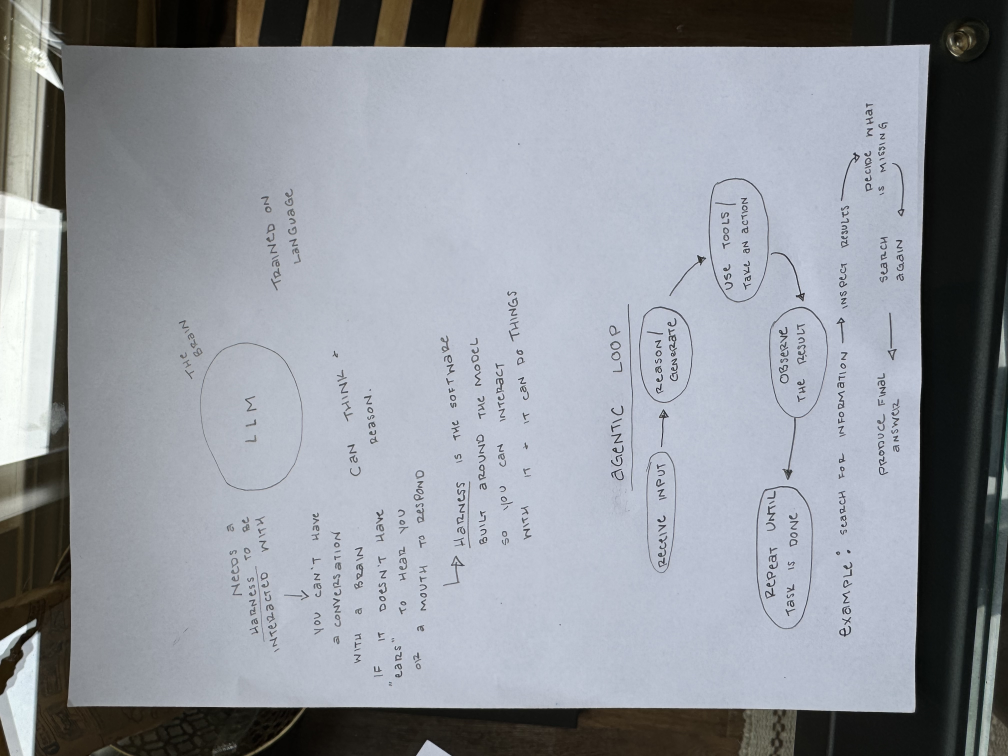
#> input picture animations/assets/sketches/01-llm-harness-agentic-loop.jpeg, 4032 x 3024 px (shown at 1/4 size)
$ python make_agentic_loop.py
#> lines starting #> are read from the running program, lines starting #| are printed output that depends on the picture
#!/usr/bin/env python3
"""
Pencil-boil bake-off — Claude's entry.

Builds the agentic-loop animation from Sarah's pencil sketch
(../assets/sketches/01-llm-harness-agentic-loop.jpeg), entirely from
this one script: rotate -> lighting-flatten -> ink extraction -> slice
elements by coordinate boxes -> staged build-out -> highlight laps ->
"boiling lines" displacement (3 seeds, held 5 frames = ~6 Hz) ->
ffmpeg encode. No image generation anywhere: every mark on screen is
Sarah's pencil line, cleaned and moved.

Usage (from animations/, venv active):
  python3 pencil-claude/make_agentic_loop.py            # 1080p MP4 + GIF
  python3 pencil-claude/make_agentic_loop.py --draft    # 640px quick pass
  python3 pencil-claude/make_agentic_loop.py --stills   # 4 preview PNGs

Revision knobs all live in CONFIG below (element boxes, timings, boil
amplitude, ink contrast). A caption/timing change is one edit + one run
(~2 min at 1080p).
"""

import argparse
import subprocess
import sys
from pathlib import Path

import numpy as np
from PIL import Image, ImageFilter

HERE = Path(__file__).resolve().parent
SRC = HERE.parent / "assets" / "sketches" / "01-llm-harness-agentic-loop.jpeg"
OUT = HERE / "out"

# ---------------------------------------------------------------- config --
PAPER = np.array([250, 247, 239], dtype=np.float32)   # #FAF7EF
INK = np.array([51, 50, 62], dtype=np.float32)        # #33323E
TEAL = np.array([46, 167, 154], dtype=np.float32)     # #2EA79A — the AI

FPS = 30
HOLD = 5          # frames per boil seed (5 @ 30fps ~ 6 Hz)
BOIL_AMP = 2.6    # px at 1080p — lively, never strobing
INK_T0, INK_T1, INK_GAMMA = 0.05, 0.32, 0.85  # ink extraction curve

# The sketch photo, rotated upright, addressed in 906x1208 "preview" px
# (the grid I picked coordinates on). CROP is the diagram region.
PREVIEW_W = 906
CROP = (55, 700, 845, 1105)   # x0, y0, x1, y1

# name: (box in preview px, appear time s). Order = z-order.
ELEMENTS = {
    "title":    ((323, 712, 560, 768), 0.4),  # x0 excludes a crossed-out smudge
    "receive":  ((208, 768, 368, 818), 1.4),
    "arrow1":   ((366, 776, 424, 812), 2.1),
    "reason":   ((418, 760, 548, 834), 2.5),
    "arrow2":   ((544, 796, 618, 860), 3.3),
    "use":      ((528, 842, 704, 918), 3.7),
    "arrow3":   ((536, 898, 622, 972), 4.5),
    "observe":  ((392, 912, 548, 992), 4.9),
    "arrow4":   ((322, 926, 404, 962), 5.7),
    "repeat":   ((142, 896, 334, 984), 6.1),
    "ex_line1": ((58, 992, 736, 1038), 11.2),
    "ex_decide": ((688, 1022, 838, 1068), 12.4),
    "ex_line2": ((328, 1038, 704, 1098), 13.2),
}
FADE_IN = 0.45    # per-element fade/rise
RISE_PX = 14

# highlight laps around the loop (teal pulse), after the build-out
NODE_ORDER = ["receive", "reason", "use", "observe", "repeat"]
LAPS = 2
LAP_STEP = 0.38   # s per node
LAPS_START = 7.2
PULSE_W = 0.55    # s width of one pulse

T_HOLD_END = 16.8   # full diagram holds until here
T_END = 18.4        # fade to empty paper -> clean loop


# ----------------------------------------------------------------- build --
def extract_ink():
    """Upright, lighting-flattened ink alpha for the crop region (float 0-1)."""
    img = Image.open(SRC).transpose(Image.Transpose.ROTATE_270).convert("L")
    s = img.width / PREVIEW_W
    box = tuple(int(round(v * s)) for v in CROP)
    crop = img.crop(box)
    bg = crop.filter(ImageFilter.GaussianBlur(int(40 * s)))
    v = np.asarray(crop).astype(np.float32)
    b = np.maximum(np.asarray(bg).astype(np.float32), 1.0)
    norm = v / b                                # 1.0 = paper, <1 = ink
    a = np.clip((1.0 - norm - INK_T0) / (INK_T1 - INK_T0), 0.0, 1.0)
    return a ** INK_GAMMA, s, box


def layout(width):
    """Output geometry: scale crop to fit width x (9/16 width) canvas."""
    W = width
    H = int(W * 9 / 16)
    cw = (CROP[2] - CROP[0])
    ch = (CROP[3] - CROP[1])
    scale = min((W * 0.92) / cw, (H * 0.92) / ch)   # margins
    ox = (W - cw * scale) / 2
    oy = (H - ch * scale) / 2
    return W, H, scale, ox, oy


def slice_elements(alpha, src_scale, W, H, out_scale, ox, oy):
    """Per element: (alpha array at output res, (x, y) paste offset)."""
    els = {}
    for name, (box, t0) in ELEMENTS.items():
        x0, y0, x1, y1 = box
        fx0 = int(round((x0 - CROP[0]) * src_scale))
        fy0 = int(round((y0 - CROP[1]) * src_scale))
        fx1 = int(round((x1 - CROP[0]) * src_scale))
        fy1 = int(round((y1 - CROP[1]) * src_scale))
        sub = alpha[fy0:fy1, fx0:fx1]
        ow = max(1, int(round(sub.shape[1] / src_scale * out_scale * src_scale / 1)))
        # output size straight from preview box * out_scale_preview
        ow = max(1, int(round((x1 - x0) * src_scale * out_scale)))
        oh = max(1, int(round((y1 - y0) * src_scale * out_scale)))
        a = np.asarray(Image.fromarray((sub * 255).astype(np.uint8)
                                       ).resize((ow, oh), Image.LANCZOS)
                       ).astype(np.float32) / 255.0
        px = int(round((x0 - CROP[0]) * src_scale * out_scale + ox))
        py = int(round((y0 - CROP[1]) * src_scale * out_scale + oy))
        els[name] = {"a": a, "pos": (px, py), "t0": t0}
    return els


def boil_fields(W, H, amp):
    """3 deterministic two-scale displacement fields (dx, dy)."""
    yy, xx = np.mgrid[0:H, 0:W].astype(np.float32)
    fields = []
    for seed in (1, 2, 3):
        rng = np.random.default_rng(7919 * seed)
        dx = np.zeros((H, W), np.float32)
        dy = np.zeros((H, W), np.float32)
        for k_lo, k_hi, wgt in ((2.5, 5.0, 0.65), (9.0, 15.0, 0.35)):
            k = rng.uniform(k_lo, k_hi)
            ang = rng.uniform(0, 2 * np.pi)
            kx, ky = k * np.cos(ang) / 150.0, k * np.sin(ang) / 150.0
            p1, p2 = rng.uniform(0, 2 * np.pi, 2)
            dx += wgt * np.sin(kx * xx + ky * yy + p1)
            dy += wgt * np.sin(kx * xx + ky * yy + p2)
        sc = amp * (W / 1920.0)
        fields.append((dx * sc, dy * sc))
    return fields


# [12 lines left out: function warp, not called in this run]


def ease_out(u):
    return 1 - (1 - u) ** 3


# [36 lines left out: functions pulse_level, compose, not called in this run]


# ------------------------------------------------------------------ main --
def main():
    ap = argparse.ArgumentParser()
    ap.add_argument("--draft", action="store_true", help="640px quick pass")
    ap.add_argument("--stills", action="store_true", help="4 preview PNGs")
    args = ap.parse_args()

    width = 640 if args.draft else 1920
    OUT.mkdir(exist_ok=True)

    alpha, src_scale, _ = extract_ink()
#> in extract_ink, `a = np.clip((1.0 - norm - INK_T0) / (INK_T1 - INK_T0), 0.0, 1.0)`:
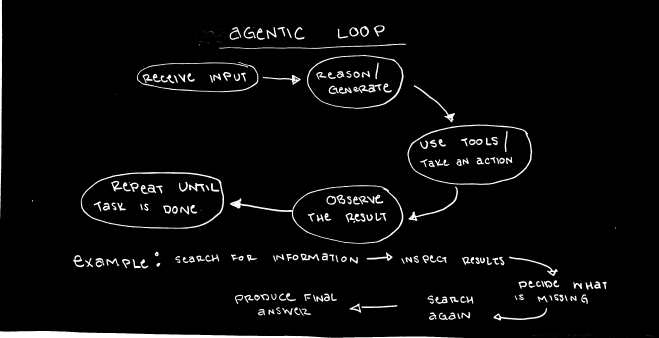
#> a: shape (1352, 2636) float32 (shown at 1/4 size); min 0, max 1, mean 0.0376
#> src_scale = 3.34
    W, H, out_scale, ox, oy = layout(width)
    # H must be even for yuv420p
    H -= H % 2
    els = slice_elements(alpha, src_scale, W, H,
                         out_scale / src_scale, ox, oy)
#> the loop in slice_elements, `for name, (box, t0) in ELEMENTS.items():` made 13 passes
#> (fx0, fy0, fx1, fy1, oh, px, py) on passes 1 to 8: (895, 40, 1686, 227, 125, 676, 114), (511, 227, 1045, 394, 112, 419, 239), (1038, 254, 1232, 374, 80, 772, 257), (1212, 200, 1646, 447, 165, 888, 221), (1632, 320, 1879, 534, 143, 1170, 302), (1579, 474, 2166, 728, 170, 1134, 405), (1605, 661, 1893, 908, 165, 1152, 530), (1125, 708, 1646, 975, 179, 830, 561)
#> pass 1, in slice_elements, `sub = alpha[fy0:fy1, fx0:fx1]`:
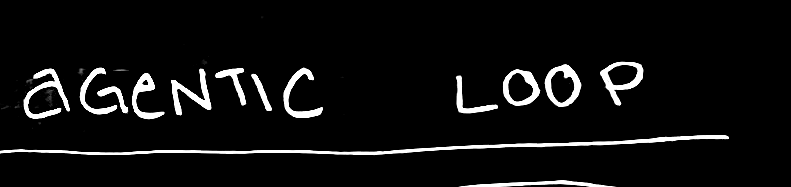
#> sub: shape (187, 791) float32; min 0, max 1, mean 0.0592
#> pass 2, in slice_elements, `a = np.asarray(Image.fromarray((sub * 255).astype(np.uint8) ).resize((..`:
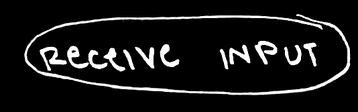
#> a: shape (112, 358) float32; min 0, max 1, mean 0.0922
#> after the loop in slice_elements, `for name, (box, t0) in ELEMENTS.items():`: els = 13 items
#> els = 13 items
    fields = boil_fields(W, H, BOIL_AMP)
#> in boil_fields, `yy, xx = np.mgrid[0:H, 0:W].astype(np.float32)`:
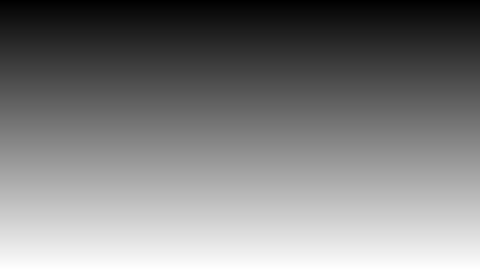
#> yy: shape (1080, 1920) float32 (shown at 1/4 size); min 0, max 1079, mean 539.5; drawn with min black and max white
#> in boil_fields, `yy, xx = np.mgrid[0:H, 0:W].astype(np.float32)`:
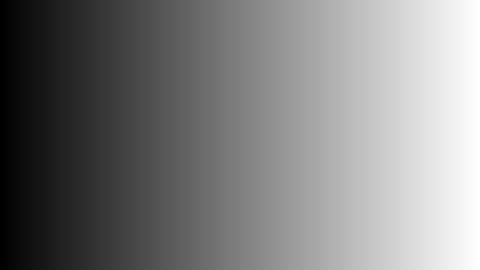
#> xx: shape (1080, 1920) float32 (shown at 1/4 size); min 0, max 1919, mean 959.5; drawn with min black and max white
#> after the loop in boil_fields, `for seed in (1, 2, 3):`:
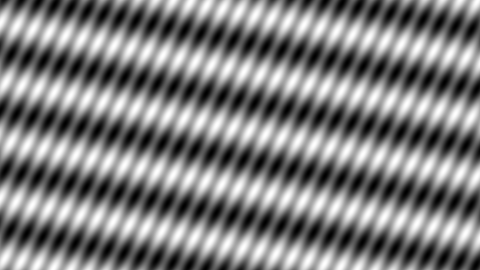
#> dx: shape (1080, 1920) float32 (shown at 1/4 size); min -1, max 1, mean -0.00621; drawn with min black and max white
#> after the loop in boil_fields, `for seed in (1, 2, 3):`:
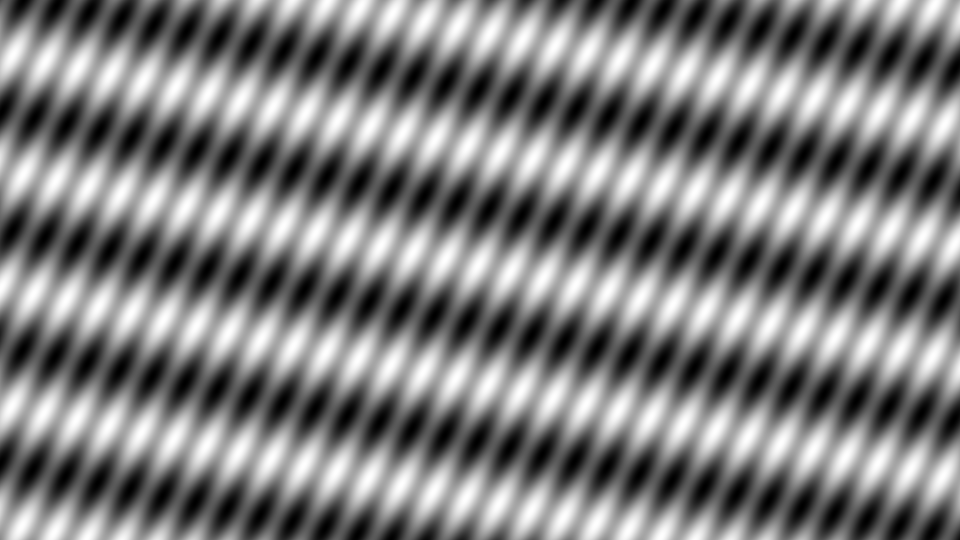
#> dy: shape (1080, 1920) float32 (shown at 1/2 size); min -1, max 1, mean -0.0074; drawn with min black and max white
#> after the loop in boil_fields, `for seed in (1, 2, 3):`: fields = 3 items
#> fields = 3 items
    yy, xx = np.mgrid[0:H, 0:W].astype(np.float32)

    if args.stills:
        for t in (2.7, 6.6, 8.6, 14.0):
            f = compose(t, els, W, H)
            f = warp(f, fields[0], xx, yy, W, H)
            Image.fromarray(f.astype(np.uint8)).save(
                OUT / f"still_{t}.png")
        print("stills written to", OUT)
        return

    n_frames = int(T_END * FPS)
    suffix = "_draft" if args.draft else ""
    mp4 = OUT / f"agentic_loop{suffix}.mp4"
#> (the run stopped early here; a loop or call above may not have finished)
